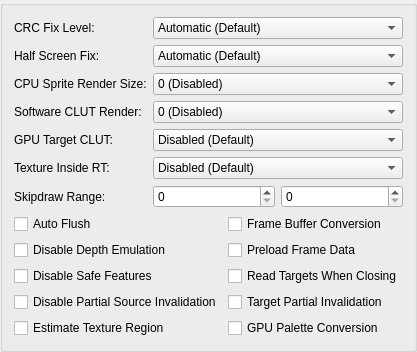
     <widget class="QGroupBox" name="hardwareFixesTab">
      <attribute name="title">
       <string>Hardware Fixes</string>
      </attribute>
      <layout class="QFormLayout" name="hardwareFixesLayout">
       <item row="1" column="0">
        <widget class="QLabel" name="label_10">
         <property name="text">
          <string>Half Screen Fix:</string>
         </property>
        </widget>
       </item>
       <item row="1" column="1">
        <widget class="QComboBox" name="halfScreenFix">
         <item>
          <property name="text">
           <string>Automatic (Default)</string>
          </property>
         </item>
         <item>
          <property name="text">
           <string>Force Disabled</string>
          </property>
         </item>
         <item>
          <property name="text">
           <string>Force Enabled</string>
          </property>
         </item>
        </widget>
       </item>
       <item row="2" column="0">
        <widget class="QLabel" name="label_36">
         <property name="text">
          <string>CPU Sprite Render Size:</string>
         </property>
        </widget>
       </item>
       <item row="2" column="1">
        <widget class="QComboBox" name="cpuSpriteRenderBW">
         <item>
          <property name="text">
           <string>0 (Disabled)</string>
          </property>
         </item>
         <item>
          <property name="text">
           <string>1 (64 Max Width)</string>
          </property>
         </item>
         <item>
          <property name="text">
           <string>2 (128 Max Width)</string>
          </property>
         </item>
         <item>
          <property name="text">
           <string>3 (192 Max Width)</string>
          </property>
         </item>
         <item>
          <property name="text">
           <string>4 (256 Max Width)</string>
          </property>
         </item>
         <item>
          <property name="text">
           <string>5 (320 Max Width)</string>
          </property>
         </item>
         <item>
          <property name="text">
           <string>6 (384 Max Width)</string>
          </property>
         </item>
         <item>
          <property name="text">
           <string>7 (448 Max Width)</string>
          </property>
         </item>
         <item>
          <property name="text">
           <string>8 (512 Max Width)</string>
          </property>
         </item>
         <item>
          <property name="text">
           <string>9 (576 Max Width)</string>
          </property>
         </item>
         <item>
          <property name="text">
           <string>10 (640 Max Width)</string>
          </property>
         </item>
        </widget>
       </item>
       <item row="3" column="0">
        <widget class="QLabel" name="label_16">
         <property name="text">
          <string>Software CLUT Render:</string>
         </property>
        </widget>
       </item>
       <item row="3" column="1">
        <widget class="QComboBox" name="cpuCLUTRender">
         <property name="currentText">
          <string extracomment="0 (Disabled)">0 (Disabled)</string>
         </property>
         <property name="currentIndex">
          <number>0</number>
         </property>
         <item>
          <property name="text">
           <string>0 (Disabled)</string>
          </property>
         </item>
         <item>
          <property name="text">
           <string>1 (Normal)</string>
          </property>
         </item>
         <item>
          <property name="text">
           <string>2 (Aggressive)</string>
          </property>
         </item>
        </widget>
       </item>
       <item row="4" column="0">
        <widget class="QLabel" name="label_47">
         <property name="text">
          <string>GPU Target CLUT:</string>
         </property>
        </widget>
       </item>
       <item row="4" column="1">
        <widget class="QComboBox" name="gpuTargetCLUTMode">
         <item>
          <property name="text">
           <string>Disabled (Default)</string>
          </property>
         </item>
         <item>
          <property name="text">
           <string>Enabled (Exact Match)</string>
          </property>
         </item>
         <item>
          <property name="text">
           <string>Enabled (Check Inside Target)</string>
          </property>
         </item>
        </widget>
       </item>
       <item row="5" column="0">
        <widget class="QLabel" name="label_45">
         <property name="text">
          <string>Texture Inside RT:</string>
         </property>
        </widget>
       </item>
       <item row="5" column="1">
        <widget class="QComboBox" name="textureInsideRt">
         <item>
          <property name="text">
           <string>Disabled (Default)</string>
          </property>
         </item>
         <item>
          <property name="text">
           <string>Inside Target</string>
          </property>
         </item>
         <item>
          <property name="text">
           <string>Merge Targets</string>
          </property>
         </item>
        </widget>
       </item>
       <item row="6" column="0">
        <widget class="QLabel" name="label_12">
         <property name="text">
          <string>Skipdraw Range:</string>
         </property>
        </widget>
       </item>
       <item row="6" column="1">
        <layout class="QHBoxLayout" name="horizontalLayout">
         <item>
          <widget class="QSpinBox" name="skipDrawStart">
           <property name="maximum">
            <number>10000</number>
           </property>
          </widget>
         </item>
         <item>
          <widget class="QSpinBox" name="skipDrawEnd">
           <property name="maximum">
            <number>10000</number>
           </property>
          </widget>
         </item>
        </layout>
       </item>
       <item row="7" column="0" colspan="2">
        <layout class="QGridLayout" name="gridLayout">
         <item row="0" column="0">
          <widget class="QCheckBox" name="hwAutoFlush">
           <property name="text">
            <string>Auto Flush</string>
           </property>
          </widget>
         </item>
         <item row="2" column="0">
          <widget class="QCheckBox" name="disableSafeFeatures">
           <property name="text">
            <string>Disable Safe Features</string>
           </property>
          </widget>
         </item>
         <item row="1" column="0">
          <widget class="QCheckBox" name="disableDepthEmulation">
           <property name="text">
            <string>Disable Depth Emulation</string>
           </property>
          </widget>
         </item>
         <item row="0" column="1">
          <widget class="QCheckBox" name="frameBufferConversion">
           <property name="text">
            <string>Frame Buffer Conversion</string>
           </property>
          </widget>
         </item>
         <item row="2" column="1">
          <widget class="QCheckBox" name="readTCOnClose">
           <property name="text">
            <string>Read Targets When Closing</string>
           </property>
          </widget>
         </item>
         <item row="3" column="0">
          <widget class="QCheckBox" name="disablePartialInvalidation">
           <property name="text">
            <string>Disable Partial Source Invalidation</string>
           </property>
          </widget>
         </item>
         <item row="3" column="1">
          <widget class="QCheckBox" name="targetPartialInvalidation">
           <property name="text">
            <string>Target Partial Invalidation</string>
           </property>
          </widget>
         </item>
         <item row="1" column="1">
          <widget class="QCheckBox" name="preloadFrameData">
           <property name="text">
            <string>Preload Frame Data</string>
           </property>
          </widget>
         </item>
         <item row="4" column="0">
          <widget class="QCheckBox" name="estimateTextureRegion">
           <property name="text">
            <string>Estimate Texture Region</string>
           </property>
          </widget>
         </item>
         <item row="4" column="1">
          <widget class="QCheckBox" name="gpuPaletteConversion">
           <property name="text">
            <string>GPU Palette Conversion</string>
           </property>
          </widget>
         </item>
        </layout>
       </item>
       <item row="0" column="0">
        <widget class="QLabel" name="label_7">
         <property name="text">
          <string>CRC Fix Level:</string>
         </property>
        </widget>
       </item>
       <item row="0" column="1">
        <widget class="QComboBox" name="crcFixLevel">
         <item>
          <property name="text">
           <string>Automatic (Default)</string>
          </property>
         </item>
         <item>
          <property name="text">
           <string>None (Debug)</string>
          </property>
         </item>
         <item>
          <property name="text">
           <string>Minimum (Debug)</string>
          </property>
         </item>
         <item>
          <property name="text">
           <string>Partial (OpenGL)</string>
          </property>
         </item>
         <item>
          <property name="text">
           <string>Full (Direct3D)</string>
          </property>
         </item>
         <item>
          <property name="text">
           <string>Aggressive</string>
          </property>
         </item>
        </widget>
       </item>
      </layout>
     </widget>
